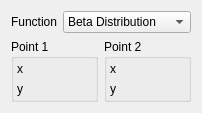
                       <widget class="QWidget" name="sfu2P">
                        <attribute name="title">
                         <string>Points</string>
                        </attribute>
                        <layout class="QGridLayout" name="gridLayout_58">
                         <item row="0" column="0">
                          <layout class="QVBoxLayout" name="verticalLayout_5">
                           <item>
                            <layout class="QGridLayout" name="sfu2PFunLayout">
                             <item row="0" column="0">
                              <widget class="QLabel" name="sfu2PFunLabel">
                               <property name="text">
                                <string>Function</string>
                               </property>
                              </widget>
                             </item>
                             <item row="0" column="1">
                              <widget class="QComboBox" name="sfu2PFunCombo">
                               <item>
                                <property name="text">
                                 <string>Beta Distribution</string>
                                </property>
                               </item>
                               <item>
                                <property name="text">
                                 <string>Cauchy</string>
                                </property>
                               </item>
                               <item>
                                <property name="text">
                                 <string>Extreme Value</string>
                                </property>
                               </item>
                               <item>
                                <property name="text">
                                 <string>Extreme Value (2)</string>
                                </property>
                               </item>
                               <item>
                                <property name="text">
                                 <string>Logistic</string>
                                </property>
                               </item>
                               <item>
                                <property name="text">
                                 <string>Normal</string>
                                </property>
                               </item>
                              </widget>
                             </item>
                            </layout>
                           </item>
                           <item>
                            <layout class="QGridLayout" name="gridLayout_15">
                             <item row="0" column="0">
                              <widget class="QGroupBox" name="sfu2PPt1Group">
                               <property name="sizePolicy">
                                <sizepolicy hsizetype="MinimumExpanding" vsizetype="Preferred">
                                 <horstretch>0</horstretch>
                                 <verstretch>0</verstretch>
                                </sizepolicy>
                               </property>
                               <property name="title">
                                <string>Point 1</string>
                               </property>
                               <layout class="QGridLayout" name="gridLayout_29">
                                <property name="margin">
                                 <number>3</number>
                                </property>
                                <item row="0" column="0">
                                 <layout class="QGridLayout" name="gridLayout_17">
                                  <item row="0" column="0">
                                   <widget class="QLabel" name="sfu2PPt1XLabel">
                                    <property name="text">
                                     <string>x</string>
                                    </property>
                                   </widget>
                                  </item>
                                  <item row="0" column="1">
                                   <widget class="QwtCounter" name="sfu2PPt1XDSpin" native="true">
                                    <property name="sizePolicy">
                                     <sizepolicy hsizetype="MinimumExpanding" vsizetype="Fixed">
                                      <horstretch>0</horstretch>
                                      <verstretch>0</verstretch>
                                     </sizepolicy>
                                    </property>
                                    <property name="toolTip">
                                     <string extracomment="comment blah"/>
                                    </property>
                                   </widget>
                                  </item>
                                  <item row="1" column="0">
                                   <widget class="QLabel" name="sfu2PPt1YLabel">
                                    <property name="text">
                                     <string>y</string>
                                    </property>
                                   </widget>
                                  </item>
                                  <item row="1" column="1">
                                   <widget class="QwtCounter" name="sfu2PPt1YDSpin" native="true">
                                    <property name="sizePolicy">
                                     <sizepolicy hsizetype="MinimumExpanding" vsizetype="Fixed">
                                      <horstretch>0</horstretch>
                                      <verstretch>0</verstretch>
                                     </sizepolicy>
                                    </property>
                                    <property name="toolTip">
                                     <string/>
                                    </property>
                                   </widget>
                                  </item>
                                 </layout>
                                </item>
                               </layout>
                              </widget>
                             </item>
                             <item row="0" column="1">
                              <widget class="QGroupBox" name="sfu2PPt2Group">
                               <property name="sizePolicy">
                                <sizepolicy hsizetype="MinimumExpanding" vsizetype="Preferred">
                                 <horstretch>0</horstretch>
                                 <verstretch>0</verstretch>
                                </sizepolicy>
                               </property>
                               <property name="title">
                                <string>Point 2</string>
                               </property>
                               <layout class="QGridLayout" name="gridLayout_16">
                                <property name="margin">
                                 <number>3</number>
                                </property>
                                <item row="0" column="0">
                                 <layout class="QGridLayout" name="gridLayout_14">
                                  <item row="0" column="0">
                                   <widget class="QLabel" name="sfu2PPt2XLabel">
                                    <property name="text">
                                     <string>x</string>
                                    </property>
                                   </widget>
                                  </item>
                                  <item row="0" column="1">
                                   <widget class="QwtCounter" name="sfu2PPt2XDSpin" native="true">
                                    <property name="sizePolicy">
                                     <sizepolicy hsizetype="MinimumExpanding" vsizetype="Fixed">
                                      <horstretch>0</horstretch>
                                      <verstretch>0</verstretch>
                                     </sizepolicy>
                                    </property>
                                    <property name="toolTip">
                                     <string extracomment="comment blah"/>
                                    </property>
                                   </widget>
                                  </item>
                                  <item row="1" column="0">
                                   <widget class="QLabel" name="sfu2PPt2YLabel">
                                    <property name="text">
                                     <string>y</string>
                                    </property>
                                   </widget>
                                  </item>
                                  <item row="1" column="1">
                                   <widget class="QwtCounter" name="sfu2PPt2YDSpin" native="true">
                                    <property name="sizePolicy">
                                     <sizepolicy hsizetype="MinimumExpanding" vsizetype="Fixed">
                                      <horstretch>0</horstretch>
                                      <verstretch>0</verstretch>
                                     </sizepolicy>
                                    </property>
                                    <property name="toolTip">
                                     <string/>
                                    </property>
                                   </widget>
                                  </item>
                                 </layout>
                                </item>
                               </layout>
                              </widget>
                             </item>
                            </layout>
                           </item>
                          </layout>
                         </item>
                        </layout>
                       </widget>
